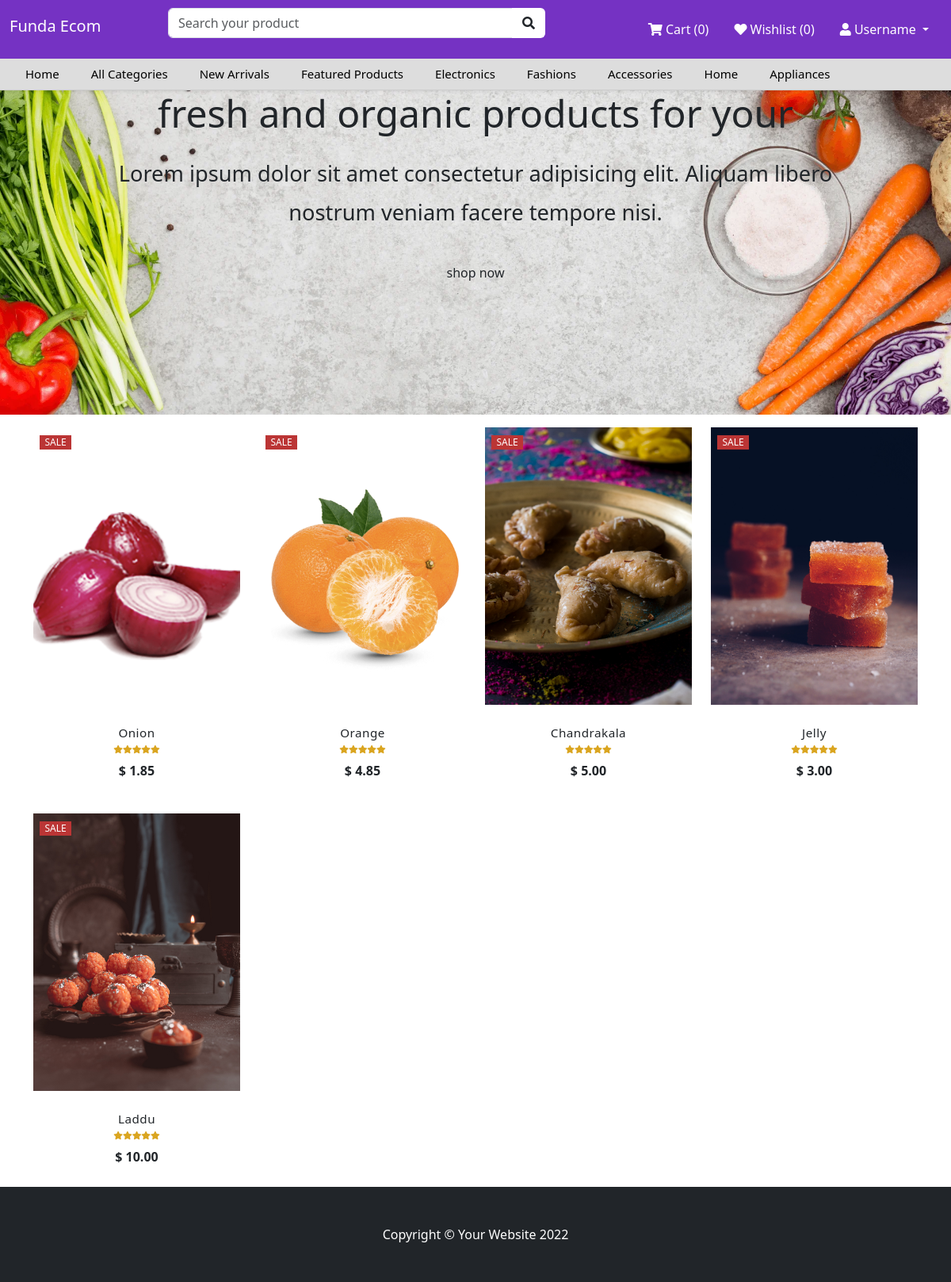
The page / on the database its author committed.
### store/models.py (models this page shows, shortened)
class Product(models.Model):
    category = models.ForeignKey(Category, related_name='product', on_delete=models.CASCADE)
    created_by = models.ForeignKey(User, on_delete=models.CASCADE, related_name='product_creator')
    title = models.CharField(max_length=255, default='admin')
    author = models.CharField(max_length=255, blank=True)
    description = models.TextField(blank=True)
    slug = models.SlugField(max_length=255)
    price = models.DecimalField(max_digits=6, decimal_places=2)
    in_stock = models.BooleanField(default=True)
    is_active = models.BooleanField(default=True)
    created = models.DateTimeField(auto_now_add=True)
    updated = models.DateTimeField(auto_now_add=True)
    objects = models.Manager()
    products = ProductManager()
    class Meta:
        verbose_name_plural = 'Products'
        ordering = ('-created',)
    def get_absolute_url(self):
        return reverse('store:product_detail', args=[self.slug])

class ProductImage(models.Model):
    product = models.ForeignKey(Product, on_delete=models.CASCADE, related_name="product_image")
    image = models.ImageField(
        verbose_name="image",
        help_text="Upload a product image",
        upload_to="images/",
        default="images/default.png",
    )
    alt_text = models.CharField(
        verbose_name="Alternative text",
        help_text="Please add alternative text",
        max_length=255,
        null=True,
        blank=True,
    )
    is_feature = models.BooleanField(default=False)
    created_at = models.DateTimeField(auto_now_add=True, editable=False)
    updated_at = models.DateTimeField(auto_now=True)
    class Meta:
        verbose_name = "Product Image"
        verbose_name_plural = "Product Images"

### store/views.py (the view)
# urls.py: path('', views.index, name='store_home'),
def index(request):
    products = Product.objects.all()
    return render(request, 'store/index.html', {'products': products})

### basket/basket.py (called while the page is built)
    def __len__(self):
        return sum(item["qty"] for item in self.basket.values())

### basket/context_processors.py (called while the page is built)
def basket(request):
    return {'basket': Basket(request)}

### store/context_processors.py (called while the page is built)
def categories(request):
    return {
        'categories': Category.objects.all()
    }

### templates/store/index.html (shortened to what this page needs)
{% extends "store/base_1.html" %}
{% load static %}
{% block content %}
<div class="home-container">
    <section class="home" id="home">
        <div class="content">
            <h3>fresh and <span>organic</span> products for your</h3>
            <p>Lorem ipsum dolor sit amet consectetur adipisicing elit. Aliquam libero nostrum veniam facere tempore
                nisi.</p>
            <a href="#" class="btn">shop now</a>
        </div>
    </section>
</div>
<div class="container bg-white">
    <div class="row">
        {% for product in products %}
        <div class="col-lg-3 col-sm-6 d-flex flex-column align-items-center justify-content-center product-item my-3">
            <div class="product">
                <img src="{{product.product_image.first.image.url}}" alt="">
            </div>
            <div class="tag bg-red">sale</div>
            <div class="title pt-4 pb-1">{{product.title}}</div>
            <div class="d-flex align-content-center justify-content-center"><span class="fas fa-star"></span> <span
                    class="fas fa-star"></span> <span class="fas fa-star"></span> <span class="fas fa-star"></span>
                <span class="fas fa-star"></span></div>
            <div class="price">$ {{product.price}}</div>
        </div>
        {%endfor%}
    </div>
</div>
{% endblock %}

### templates/store/base_1.html (shortened to what this page needs)
{% load static %}
<!doctype html>
<html lang="en">
<head>
    <link href="https://cdn.jsdelivr.net/npm/bootstrap@5.3.0-alpha1/dist/css/bootstrap.min.css" rel="stylesheet"
>
    <link rel="stylesheet" href="https://unpkg.com/swiper@7/swiper-bundle.min.css"/>
    <link rel="stylesheet" href="https://cdnjs.cloudflare.com/ajax/libs/font-awesome/5.15.4/css/all.min.css">
    <link rel="stylesheet" type="text/css" href="{% static 'core/css/style1.css' %}">
</head>
<body>
<div class="main-navbar shadow-sm sticky-top">
    <div class="top-navbar">
        <div class="container-fluid">
            <div class="row">
                <div class="col-md-2 my-auto d-none d-sm-none d-md-block d-lg-block">
                    <h5 class="brand-name">Funda Ecom</h5>
                </div>
                <div class="col-md-5 my-auto">
                    <form role="search">
                        <div class="input-group">
                            <input type="search" placeholder="Search your product" class="form-control"/>
                            <button class="btn bg-white" type="submit">
                                <i class="fa fa-search"></i>
                            </button>
                        </div>
                    </form>
                </div>
                <div class="col-md-5 my-auto">
                    <ul class="nav justify-content-end">
                        <li class="nav-item">
                            <a class="nav-link" href=" {% url 'basket:basket_summary' %}">
                                <i class="fa fa-shopping-cart"></i>
                                Cart (<span id="basket-qty" class="basket-qty">{% if basket|length > 0 %}{{basket|length}}{% else %}0{% endif %}</span>)
                            </a>
                        </li>
                        <li class="nav-item">
                            <a class="nav-link" href="#">
                                <i class="fa fa-heart"></i> Wishlist (0)
                            </a>
                        </li>
                        <li class="nav-item dropdown">
                            <a class="nav-link dropdown-toggle" href="#" id="navbarDropdown" role="button"
                               data-bs-toggle="dropdown" aria-expanded="false">
                                <i class="fa fa-user"></i> Username
                            </a>
                        </li>
                    </ul>
                </div>
            </div>
        </div>
    </div>
    <nav class="navbar navbar-expand-lg">
        <div class="container-fluid">
            <div class="collapse navbar-collapse" id="navbarSupportedContent">
                <ul class="navbar-nav me-auto mb-2 mb-lg-0">
                    <li class="nav-item">
                        <a class="nav-link" href="{% url 'store:store_home' %}">Home</a>
                    </li>
                    <li class="nav-item">
                        <a class="nav-link" href="#">All Categories</a>
                    </li>
                    <li class="nav-item">
                        <a class="nav-link" href="#">New Arrivals</a>
                    </li>
                    <li class="nav-item">
                        <a class="nav-link" href="#">Featured Products</a>
                    </li>
                    <li class="nav-item">
                        <a class="nav-link" href="#">Electronics</a>
                    </li>
                    <li class="nav-item">
                        <a class="nav-link" href="#">Fashions</a>
                    </li>
                    <li class="nav-item">
                        <a class="nav-link" href="#">Accessories</a>
                    </li>
                    <li class="nav-item">
                        <a class="nav-link" href="#">Home</a>
                    </li>
                    <li class="nav-item">
                        <a class="nav-link" href="#">Appliances</a>
                    </li>
                </ul>
            </div>
        </div>
    </nav>
</div>
{% block content %}
{% endblock %}
<footer class="py-5 bg-dark">
    <div class="container"><p class="m-0 text-center text-white">Copyright &copy; Your Website 2022</p></div>
</footer>
</body>
</html>

### static/core/css/style1.css (style rules this page uses)
.main-navbar { border-bottom: 1px solid #ccc; }
.main-navbar .top-navbar { background-color: #7532C3; padding-top: 10px; padding-bottom: 10px; }
.main-navbar .top-navbar .brand-name { color: #fff; }
.main-navbar .top-navbar .nav-link { color: #fff; font-size: 16px; font-weight: 500; }
.main-navbar .navbar { padding: 0px; background-color: #ddd; }
.main-navbar .navbar .nav-item .nav-link { padding: 8px 20px; color: #000; font-size: 15px; }
.container .product-item { min-height: 450px; border: none; overflow: hidden; position: relative; border-radius: 0 }
.container .product-item .product { width: 100%; height: 350px; position: relative; overflow: hidden; cursor: pointer }
.container .product-item .product img { width: 100%; height: 100%; object-fit: cover }
.container .product-item .tag { text-transform: uppercase; font-size: 0.75rem; font-weight: 500; position: absolute; top: 10px; left: 20px; padding: 0 0.4rem }
.container .product-item .title { font-size: 0.95rem; letter-spacing: 0.5px }
.container .product-item .fa-star { font-size: 0.65rem; color: goldenrod }
.container .product-item .price { margin-top: 10px; margin-bottom: 10px; font-weight: 600 }
.bg-red { background-color: #bb3535; color: #fff }
.home-container { background: url(../image/banner-bg.webp) no-repeat; background-position: center; background-size: cover; }
.home { display: flex; align-items: center; justify-content: center; padding-top: \rem; padding-bottom: 10rem; }
.home .content { text-align: center; width:60rem; }
.home .content h3 { color:var(--black); font-size: 3rem; }
.home .content h3 span { color:var(--orange); }
.home .content p { color:var(--light-color); font-size: 1.7rem; padding:1rem 0; line-height: 1.8; }

### rows shown on the page
Product: product_image.first.image (picture), title "Onion", price "1.85"
Product: product_image.first.image (picture), title "Orange", price "4.85"
Product: product_image.first.image (picture), title "Chandrakala", price "5.00"
Product: product_image.first.image (picture), title "Jelly", price "3.00"
Product: product_image.first.image (picture), title "Laddu", price "10.00"
